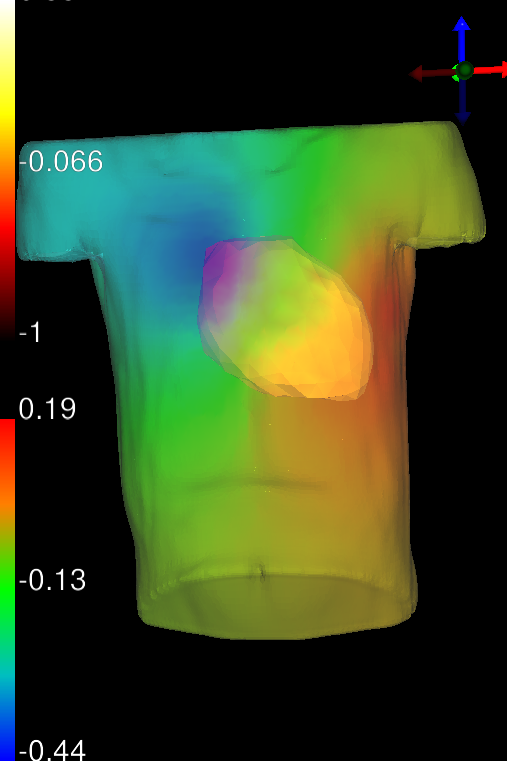
#> input picture Task2/Data/diff_test/test_image_1.png, 507 x 761 px
$ python Task3.py Data/diff_test/test_image_1.png   (older library calls are emulated)
#> lines starting #> are read from the running program, lines starting #| are printed output that depends on the picture; long printed decimals are rounded
# ref : https://www.pyimagesearch.com/2014/09/15/python-compare-two-images/
import cv2
import sys
import pytest
from skimage.measure import compare_ssim, compare_nrmse

def printImageDiff(img1Path, img2Path):
#> called with img1Path = 'Data/diff_test/test_image_1.png', img2Path = 'Data/diff_test/test_image_1.png'
    imA = cv2.imread(img1Path)
#> imA is the input picture: shape (761, 507, 3); mean B, G, R 33.5, 69, 52.2
    imB = cv2.imread(img2Path)

    grayA = cv2.cvtColor(imA, cv2.COLOR_BGR2GRAY)
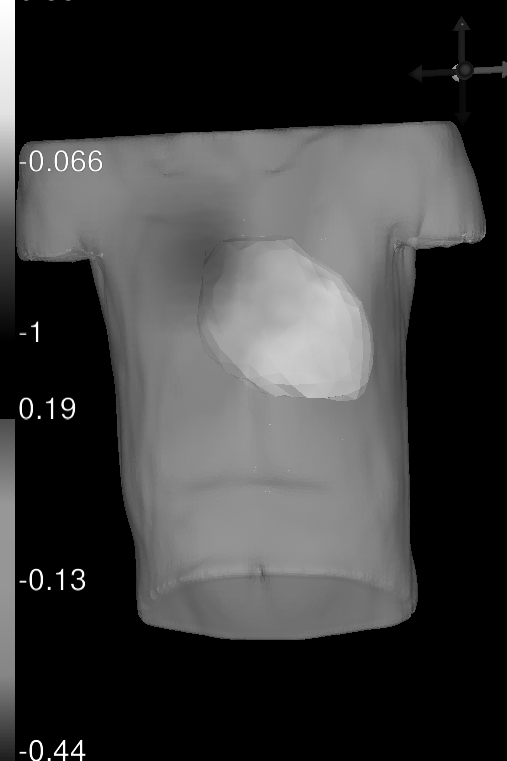
#> grayA: shape (761, 507); min 0, max 255, mean 59.9
    grayB = cv2.cvtColor(imB, cv2.COLOR_BGR2GRAY)

    (score, grad) = compare_ssim(grayA, grayB, full=True)
#> grad: shape (761, 507) float64; every value is 1
#> score = 1
    #grad = (grad * 255).astype("uint8")

    nrmse = compare_nrmse(grayA, grayB)
#> nrmse = 0

    return (score, nrmse)
    # [7 lines of commented-out code are left out]

def test_same_image():
    (ssim, nrmse) = printImageDiff(".\\data\\diff_test\\test_image_1.png",".\\data\\diff_test\\test_image_1.png")
    assert abs(ssim - 1.0) < 0.01
    assert abs(nrmse - 0.0) < 0.01

(ssim, nrmse) = printImageDiff(sys.argv[1],sys.argv[1])
#> ssim = 1; nrmse = 0
print("structural similarity (SSIM) index is: %f" % ssim)
#| structural similarity (SSIM) index is: 1.000
print("normalized root mean square is: %f" % nrmse)
#| normalized root mean square is: 0

$ run again, with Task2/Data/diff_test/test_image_2.png copied over Task2/Data/diff_test/test_image_1.png
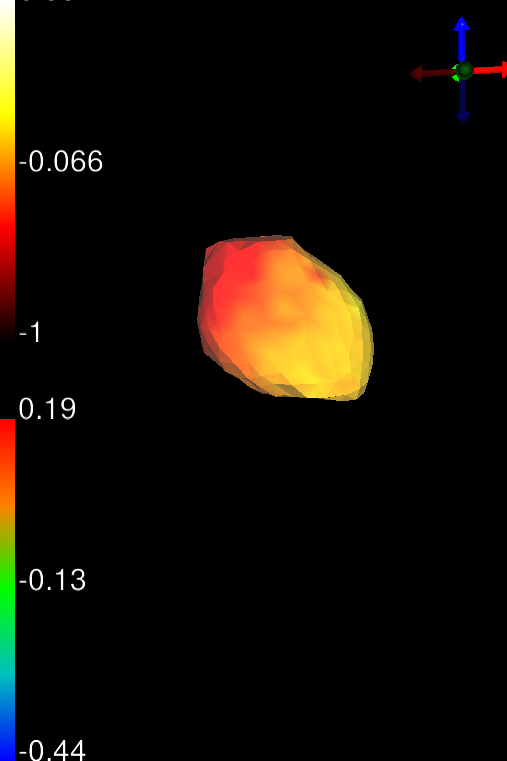
#> input picture Task2/Data/diff_test/test_image_2.png, 507 x 761 px
#> in printImageDiff, imA is the input picture: shape (761, 507, 3); mean B, G, R 5.9, 13.1, 19.2
#> in printImageDiff, `grayA = cv2.cvtColor(imA, cv2.COLOR_BGR2GRAY)`:
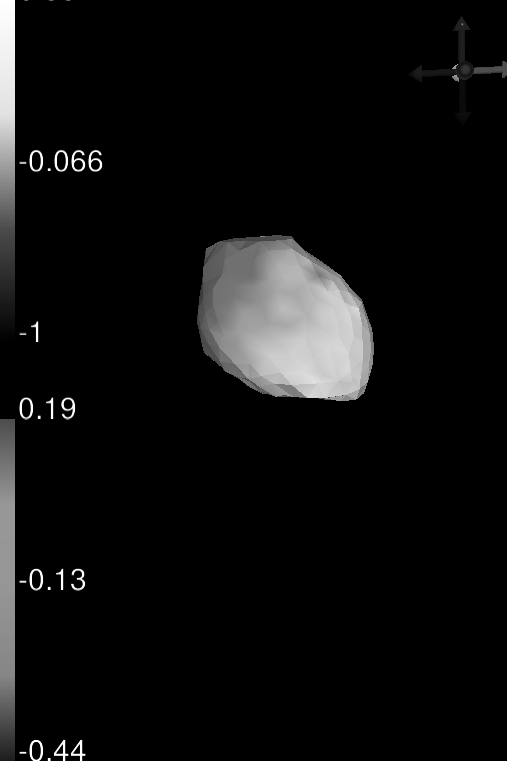
#> grayA: shape (761, 507); min 0, max 255, mean 14.1
#> grad: shape (761, 507) float64; every value is 1
#> score = 1
#> in printImageDiff, `nrmse = compare_nrmse(grayA, grayB)`: nrmse = 0
#> `(ssim, nrmse) = printImageDiff(sys.argv[1],sys.argv[1])`: ssim = 1; nrmse = 0
#| structural similarity (SSIM) index is: 1.000
#| normalized root mean square is: 0
